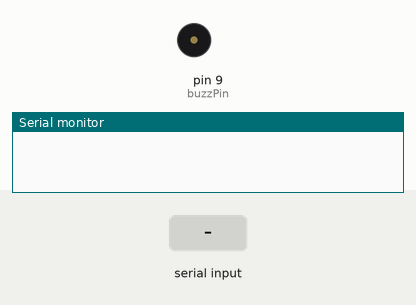
Bench run of a sketch on a simulated Arduino Uno, built with avr-gcc and run on an emulated ATmega328P. Parts: buzzer (waves = sounding, pin HIGH), the last lines printed to the serial monitor. The inputs (shaded band) are chosen by the test bench.

Above: at 1.2 s.
1.3 s: "90,45\n" received over the second serial link
At 3.0 s:
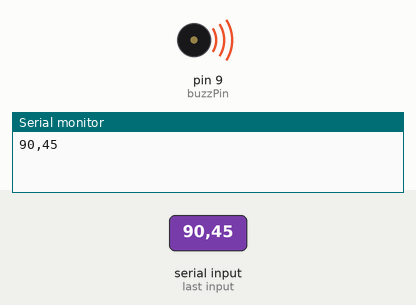
4.3 s: "30,150\n" received over the second serial link
At 6.7 s:
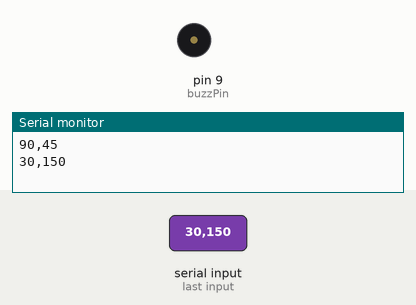
7.3 s: "5\n" received over the second serial link
At 9.1 s:
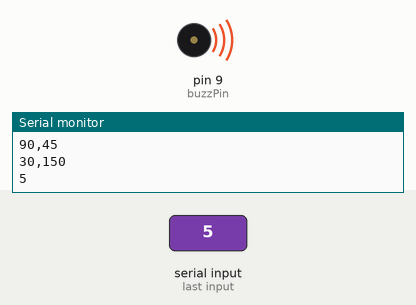
9.7 s: "90\n" received over the second serial link
At 12.0 s:
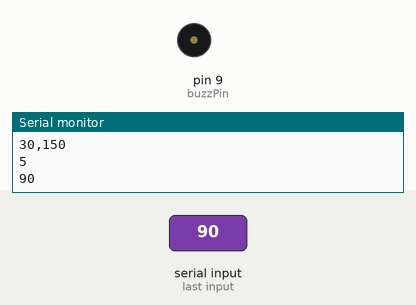
Timing chart, 0 to 13.5 s (numbered marks = the images above; inputs shaded):
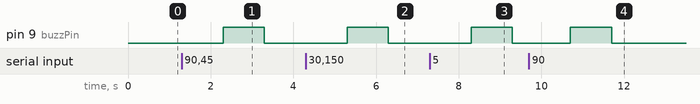

Measured:
- after the input at 1.3 s, pin 9 (buzzPin): LOW → HIGH after 1.0 s, → LOW 1.0 s later
- after the input at 4.3 s, pin 9 (buzzPin): LOW → HIGH after 1.0 s, → LOW 1.0 s later
- after the input at 7.3 s, pin 9 (buzzPin): LOW → HIGH after 1.0 s, → LOW 1.0 s later
- after the input at 9.7 s, pin 9 (buzzPin): LOW → HIGH after 1.0 s, → LOW 1.0 s later

The sketch:

receiver.ino
```cpp
#include<SoftwareSerial.h>

SoftwareSerial ss(3,2);
int buzzPin=9;
bool hazardOnce=false;
unsigned long int startTime;

void setup()
{
  Serial.begin(9600);
  ss.begin(9600);
  pinMode(buzzPin,OUTPUT);
}

void loop()
{
  //if(ss.available())
  if(true)
  {
    String dataIn=ss.readStringUntil("\n");
    Serial.print(dataIn);

    //int isFull=dataIn.substring(dataIn.length()-3,dataIn.length()).toInt();
    //Serial.println(isFull);
    float hazardLevel=dataIn.substring(0,6).toFloat();

    //Serial.println(hazardLevel);
    //hazardLevel=0.06;

    if(hazardLevel>0.05)
    {

      if(!hazardOnce)
      {
        startTime=millis();
        hazardOnce=true;

        digitalWrite(buzzPin,HIGH);
      }

      if( (millis()-startTime > 10000) && hazardOnce)
      {
         digitalWrite(buzzPin,LOW);
      }
    }
    else
    {
      digitalWrite(buzzPin,LOW);
      hazardOnce=false;
    }
  }


}
```
